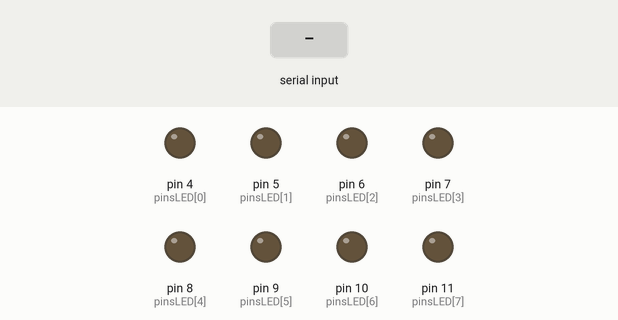
Simulated run of this sketch. Board: Arduino Uno, built with avr-gcc and run on an emulated ATmega328P. Shown: output pins drawn as LEDs (lit = HIGH). The inputs (shaded band) are chosen by the test bench. What the sketch prints to the serial monitor is not drawn.

Above: at 1.2 s.
1.3 s: "1" received over the second serial link
At 2.3 s:
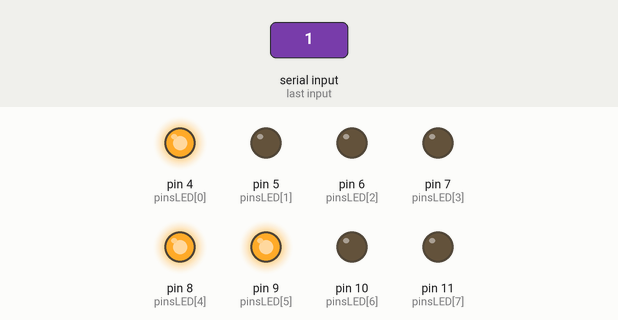
2.8 s: "0" received over the second serial link
At 3.4 s:
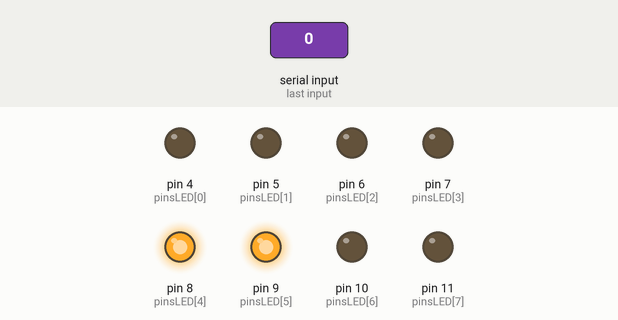
4.3 s: "2" received over the second serial link
At 5.7 s:
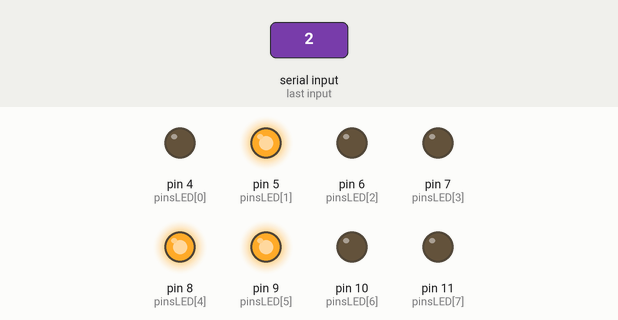
Timing chart, 0 to 7.3 s (numbered marks = the images above; inputs shaded):
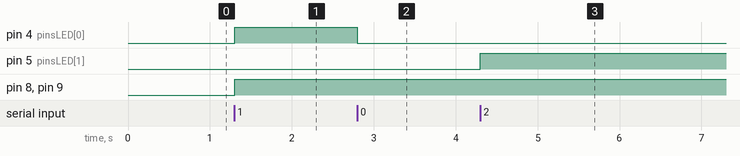

Measured:
- after the input at 1.3 s, pin 4 (pinsLED[0]), pin 8 (pinsLED[4]), pin 9 (pinsLED[5]): LOW → HIGH at once
- after the input at 2.8 s, pin 4 (pinsLED[0]): HIGH → LOW at once
- after the input at 4.3 s, pin 5 (pinsLED[1]): LOW → HIGH at once

The sketch:

EX_27_01_Slave.ino
```cpp
#include <SoftwareSerial.h>

SoftwareSerial SSerial(2, 3);     // (RX, TX)
int pinsLED[] = {4, 5, 6, 7, 8, 9, 10, 11 };

void setup() {
  Serial.begin(9600);
  SSerial.begin(9600);      // 마스터와의 연결
  for (int i = 0; i < 8; i++) {
    pinMode(pinsLED[i], OUTPUT);
    digitalWrite(pinsLED[i], LOW);
  }
}

void loop() {
  if (SSerial.available()) {
    byte data = SSerial.read();

    Serial.println(String("* 수신 데이터 : ") + (int)data);
    Serial.print(" => ");
    for (int i = 7; i >= 0; i--) {
      boolean onoff = (data >> i) & 0x01;
      digitalWrite(pinsLED[i], onoff);
      Serial.print(onoff ? "O " : ". ");
    }
    Serial.println();
  }
}
```
